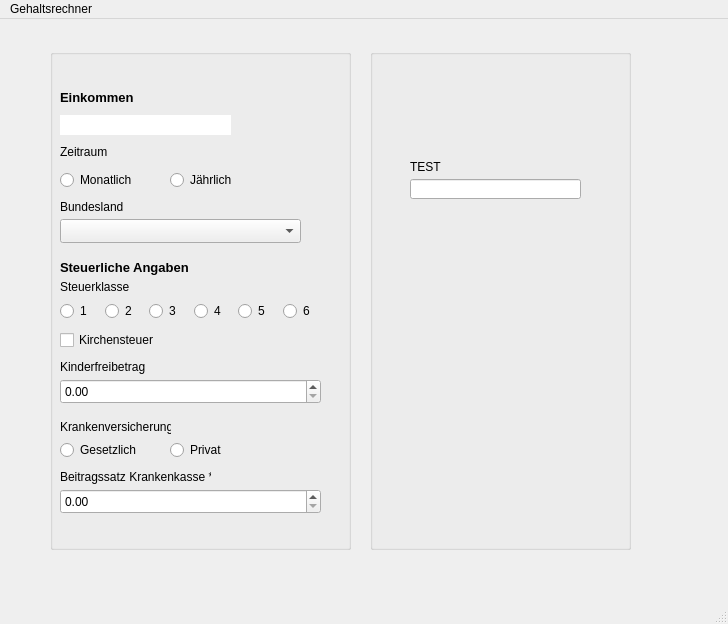
<?xml version="1.0" encoding="UTF-8"?>
<ui version="4.0">
 <class>MainWindow</class>
 <widget class="QMainWindow" name="MainWindow">
  <property name="geometry">
   <rect>
    <x>0</x>
    <y>0</y>
    <width>728</width>
    <height>624</height>
   </rect>
  </property>
  <property name="windowTitle">
   <string>MainWindow</string>
  </property>
  <widget class="QWidget" name="centralwidget">
   <widget class="QGroupBox" name="groupBox">
    <property name="geometry">
     <rect>
      <x>370</x>
      <y>30</y>
      <width>261</width>
      <height>501</height>
     </rect>
    </property>
    <property name="title">
     <string/>
    </property>
    <widget class="QLineEdit" name="lineEdit_test">
     <property name="geometry">
      <rect>
       <x>40</x>
       <y>130</y>
       <width>171</width>
       <height>20</height>
      </rect>
     </property>
     <property name="cursor">
      <cursorShape>WaitCursor</cursorShape>
     </property>
     <property name="toolTip">
      <string>this is a test blyatt</string>
     </property>
     <property name="readOnly">
      <bool>true</bool>
     </property>
    </widget>
    <widget class="QLabel" name="label">
     <property name="geometry">
      <rect>
       <x>40</x>
       <y>110</y>
       <width>49</width>
       <height>16</height>
      </rect>
     </property>
     <property name="text">
      <string>TEST</string>
     </property>
    </widget>
   </widget>
   <widget class="QGroupBox" name="groupBox_2">
    <property name="geometry">
     <rect>
      <x>50</x>
      <y>30</y>
      <width>301</width>
      <height>501</height>
     </rect>
    </property>
    <property name="title">
     <string/>
    </property>
    <widget class="QLineEdit" name="lineEdit_income">
     <property name="geometry">
      <rect>
       <x>10</x>
       <y>66</y>
       <width>171</width>
       <height>20</height>
      </rect>
     </property>
     <property name="maxLength">
      <number>7</number>
     </property>
     <property name="frame">
      <bool>false</bool>
     </property>
     <property name="placeholderText">
      <string/>
     </property>
     <property name="clearButtonEnabled">
      <bool>true</bool>
     </property>
    </widget>
    <widget class="QLabel" name="label_Einkommen">
     <property name="geometry">
      <rect>
       <x>10</x>
       <y>40</y>
       <width>81</width>
       <height>16</height>
      </rect>
     </property>
     <property name="font">
      <font>
       <pointsize>10</pointsize>
       <bold>true</bold>
      </font>
     </property>
     <property name="text">
      <string>Einkommen</string>
     </property>
    </widget>
    <widget class="QLabel" name="label_Zeitraum">
     <property name="geometry">
      <rect>
       <x>10</x>
       <y>95</y>
       <width>71</width>
       <height>16</height>
      </rect>
     </property>
     <property name="font">
      <font>
       <bold>false</bold>
      </font>
     </property>
     <property name="text">
      <string>Zeitraum</string>
     </property>
    </widget>
    <widget class="QRadioButton" name="radioButton_monthly">
     <property name="geometry">
      <rect>
       <x>10</x>
       <y>120</y>
       <width>91</width>
       <height>22</height>
      </rect>
     </property>
     <property name="text">
      <string>Monatlich</string>
     </property>
    </widget>
    <widget class="QRadioButton" name="radioButton_yearly">
     <property name="geometry">
      <rect>
       <x>120</x>
       <y>120</y>
       <width>91</width>
       <height>22</height>
      </rect>
     </property>
     <property name="text">
      <string>Jährlich</string>
     </property>
    </widget>
    <widget class="QComboBox" name="comboBox_states">
     <property name="geometry">
      <rect>
       <x>10</x>
       <y>170</y>
       <width>241</width>
       <height>24</height>
      </rect>
     </property>
    </widget>
    <widget class="QLabel" name="label_Bundesland">
     <property name="geometry">
      <rect>
       <x>10</x>
       <y>150</y>
       <width>71</width>
       <height>16</height>
      </rect>
     </property>
     <property name="text">
      <string>Bundesland</string>
     </property>
    </widget>
    <widget class="QLabel" name="label_SteuerlicheAngaben">
     <property name="geometry">
      <rect>
       <x>10</x>
       <y>210</y>
       <width>171</width>
       <height>16</height>
      </rect>
     </property>
     <property name="font">
      <font>
       <pointsize>10</pointsize>
       <bold>true</bold>
      </font>
     </property>
     <property name="text">
      <string>Steuerliche Angaben</string>
     </property>
    </widget>
    <widget class="QLabel" name="label_Steuerklasse">
     <property name="geometry">
      <rect>
       <x>10</x>
       <y>230</y>
       <width>71</width>
       <height>16</height>
      </rect>
     </property>
     <property name="text">
      <string>Steuerklasse</string>
     </property>
    </widget>
    <widget class="QLabel" name="label_Kirchenfreibetrag">
     <property name="geometry">
      <rect>
       <x>10</x>
       <y>310</y>
       <width>101</width>
       <height>16</height>
      </rect>
     </property>
     <property name="text">
      <string>Kinderfreibetrag</string>
     </property>
    </widget>
    <widget class="QLabel" name="label_Krankenversicherung">
     <property name="geometry">
      <rect>
       <x>10</x>
       <y>370</y>
       <width>111</width>
       <height>16</height>
      </rect>
     </property>
     <property name="text">
      <string>Krankenversicherung</string>
     </property>
    </widget>
    <widget class="QDoubleSpinBox" name="doubleSpinBox_kirchenfreibetrag">
     <property name="geometry">
      <rect>
       <x>10</x>
       <y>330</y>
       <width>261</width>
       <height>25</height>
      </rect>
     </property>
    </widget>
    <widget class="QRadioButton" name="radioButton_gesetzlich">
     <property name="geometry">
      <rect>
       <x>10</x>
       <y>390</y>
       <width>91</width>
       <height>22</height>
      </rect>
     </property>
     <property name="text">
      <string>Gesetzlich</string>
     </property>
    </widget>
    <widget class="QRadioButton" name="radioButton_private">
     <property name="geometry">
      <rect>
       <x>120</x>
       <y>390</y>
       <width>91</width>
       <height>22</height>
      </rect>
     </property>
     <property name="text">
      <string>Privat</string>
     </property>
    </widget>
    <widget class="QDoubleSpinBox" name="doubleSpinBox_beitrragssatz">
     <property name="geometry">
      <rect>
       <x>10</x>
       <y>440</y>
       <width>261</width>
       <height>25</height>
      </rect>
     </property>
    </widget>
    <widget class="QLabel" name="label_Beitragssatz">
     <property name="geometry">
      <rect>
       <x>10</x>
       <y>420</y>
       <width>151</width>
       <height>16</height>
      </rect>
     </property>
     <property name="text">
      <string>Beitragssatz Krankenkasse *</string>
     </property>
    </widget>
    <widget class="QWidget" name="layoutWidget">
     <property name="geometry">
      <rect>
       <x>10</x>
       <y>250</y>
       <width>261</width>
       <height>24</height>
      </rect>
     </property>
     <layout class="QHBoxLayout" name="horizontalLayout">
      <item>
       <widget class="QRadioButton" name="radioButton_SK1">
        <property name="text">
         <string>1</string>
        </property>
       </widget>
      </item>
      <item>
       <widget class="QRadioButton" name="radioButton_SK2">
        <property name="text">
         <string>2</string>
        </property>
       </widget>
      </item>
      <item>
       <widget class="QRadioButton" name="radioButton_SK3">
        <property name="text">
         <string>3</string>
        </property>
       </widget>
      </item>
      <item>
       <widget class="QRadioButton" name="radioButton_SK4">
        <property name="text">
         <string>4</string>
        </property>
       </widget>
      </item>
      <item>
       <widget class="QRadioButton" name="radioButton_SK5">
        <property name="text">
         <string>5</string>
        </property>
       </widget>
      </item>
      <item>
       <widget class="QRadioButton" name="radioButton_6">
        <property name="text">
         <string>6</string>
        </property>
       </widget>
      </item>
     </layout>
    </widget>
    <widget class="QCheckBox" name="checkBox_churchTax">
     <property name="geometry">
      <rect>
       <x>10</x>
       <y>280</y>
       <width>101</width>
       <height>22</height>
      </rect>
     </property>
     <property name="text">
      <string>Kirchensteuer</string>
     </property>
    </widget>
   </widget>
  </widget>
  <widget class="QMenuBar" name="menubar">
   <property name="geometry">
    <rect>
     <x>0</x>
     <y>0</y>
     <width>728</width>
     <height>21</height>
    </rect>
   </property>
   <widget class="QMenu" name="menuge">
    <property name="title">
     <string>Gehaltsrechner</string>
    </property>
   </widget>
   <addaction name="menuge"/>
  </widget>
  <widget class="QStatusBar" name="statusbar"/>
 </widget>
 <resources/>
 <connections/>
</ui>
